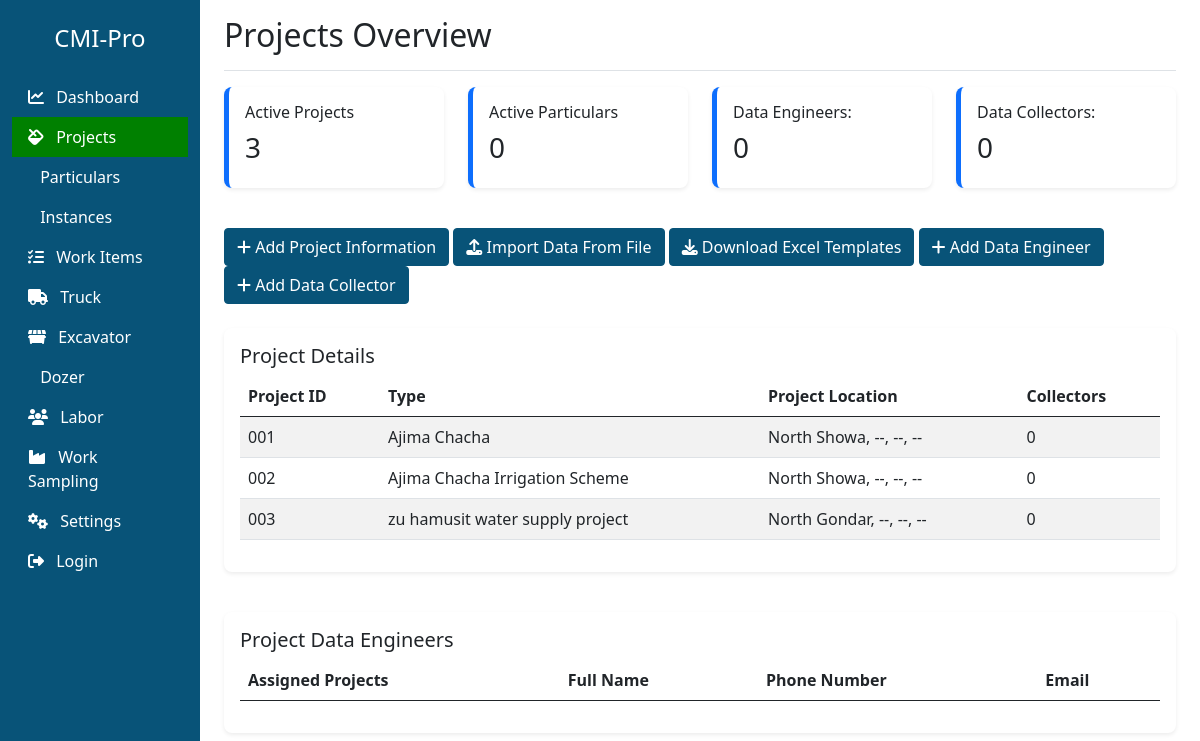
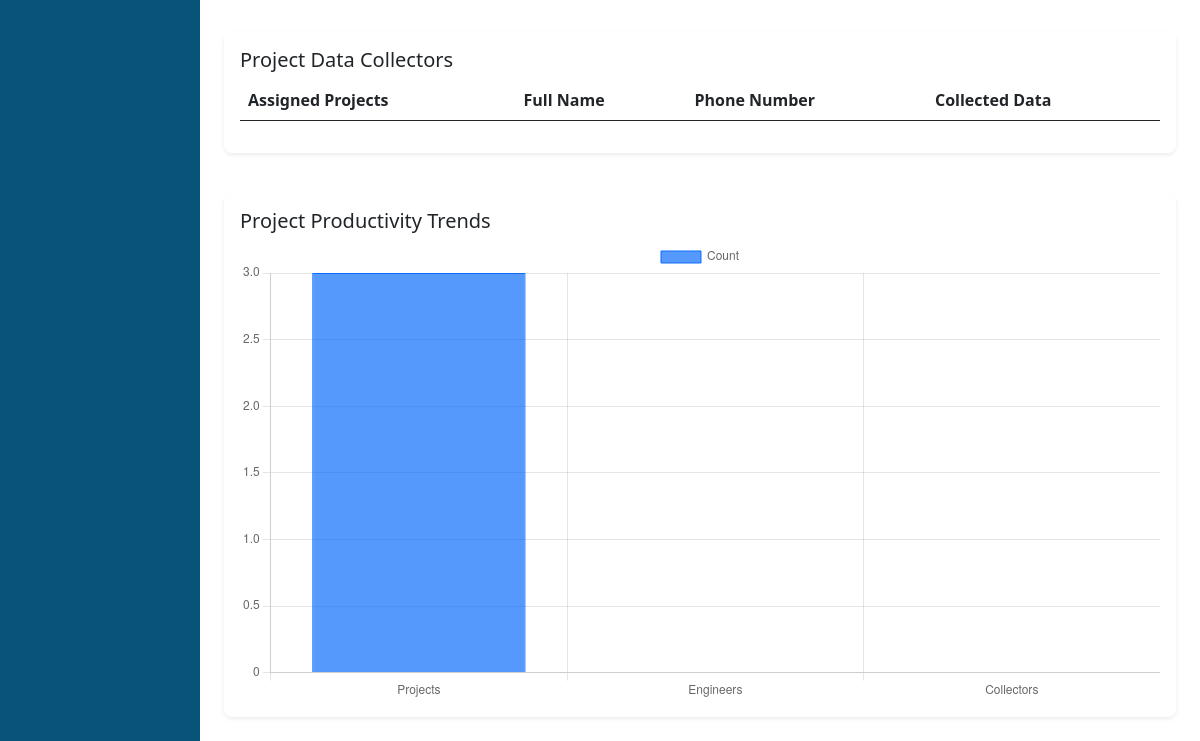
The page /bit/projects/ on the database as committed earlier (2 pictures, top to bottom).
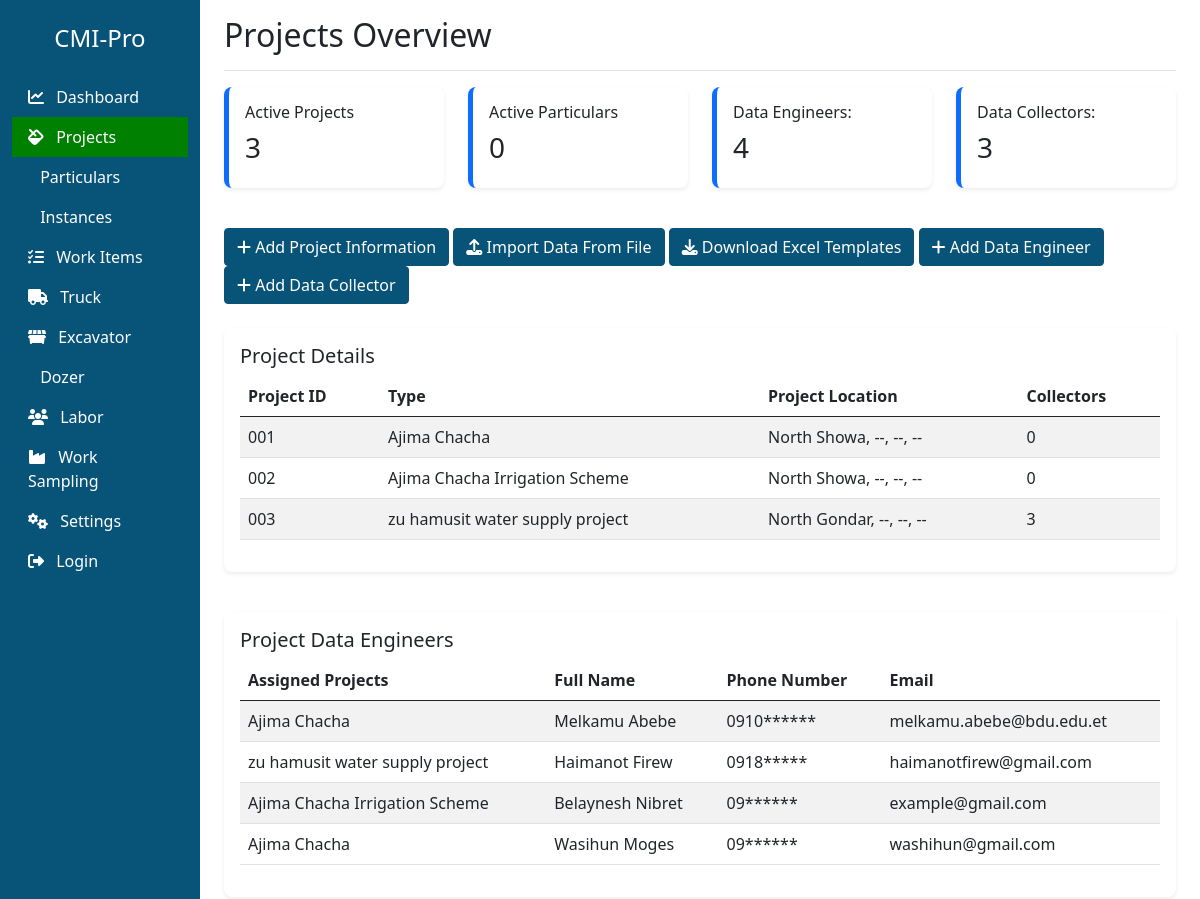
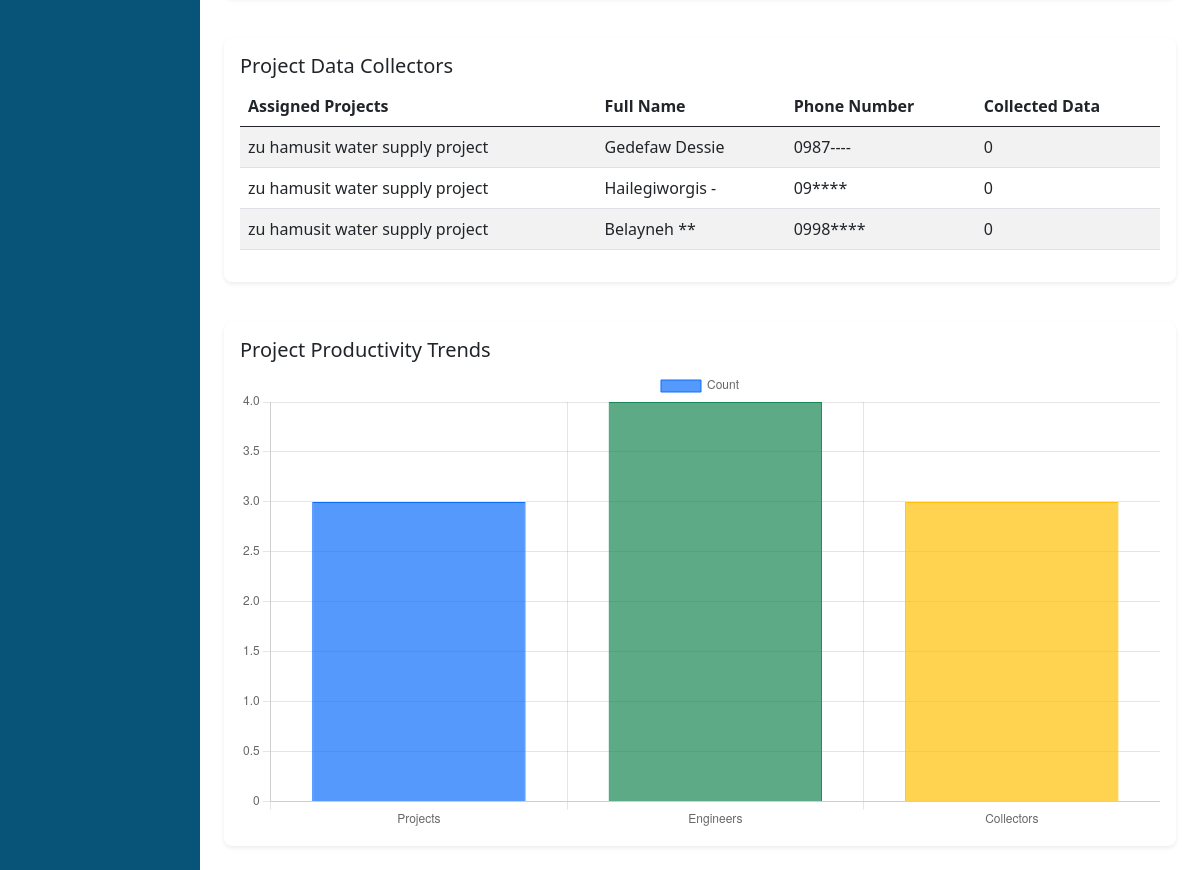
The same page on the database as committed later (2 pictures, top to bottom).
### core/models.py (models this page shows, shortened)
class Project(models.Model):
    name = models.CharField(max_length=100)
    code = models.CharField(max_length=20, unique=True)
    description = models.TextField()
    start_date = models.DateField()
    end_date = models.DateField()
    region = models.CharField(max_length=100)
    zone = models.CharField(max_length=100)
    woreda = models.CharField(max_length=100)
    kebele = models.CharField(max_length=100, blank=True, null=True)  # optional
    town = models.CharField(max_length=100, blank=True, null=True)    # optional
    latitude = models.FloatField()
    longitude = models.FloatField()
    def __str__(self):
        return self.name

class Engineer(models.Model):
    projects = models.ManyToManyField("Project", related_name="engineers")
    fname = models.CharField(max_length=255)
    mname = models.CharField(max_length=255)
    lname = models.CharField(max_length=255)
    phone = models.CharField(max_length=15)
    email = models.CharField(max_length=255, unique=True)
    def __str__(self):
        return f"{self.fname} {self.mname} {self.lname}"

class Collector(models.Model):
    projects = models.ManyToManyField("Project", related_name="collectors")
    engineer = models.ForeignKey('Engineer', on_delete=models.PROTECT, null=True)
    fname = models.CharField(max_length=100)
    mname = models.CharField(max_length=100)
    lname = models.CharField(max_length=100)
    phone = models.CharField(max_length=15, unique=True)

### core/views.py (the view)
# urls.py: path('projects/', views.projects, name='projects'),
def projects(request):
    projects = Project.objects.all()
    engineers = Engineer.objects.all()
    collectors = Collector.objects.all()
    project_form = ProjectForm()
    engineer_form = EngineerForm()
    collector_form = DataCollectorForm()
    project_form = ProjectForm()
    context = {
        "projects": projects,
        'engineers': engineers,
        'collectors': collectors,
        'collector_form': collector_form,
        'project_form': project_form,
        'engineer_form': engineer_form,
    }
    if request.method == "GET":
        selected_type = request.GET.get('projectInfo')
        label = f"{selected_type}_form"
        context[label] = selected_type
    return render(request, 'core/projects.html', context=context)

### core/templates/core/projects.html (shortened to what this page needs)
{% extends 'core/base.html' %}
{% load static %}
{% block content %}
<main class="col-md-10 ms-sm-auto px-md-4">
  <div class="d-flex justify-content-between flex-wrap align-items-center pt-3 pb-2 mb-3 border-bottom">
    <h2>Projects Overview</h2>
  </div>
  <div class="row mb-4">
    <div class="col-md-3">
      <div class="card card-stat shadow-sm p-3 mb-3">
        <h6>Active Projects</h6>
        <h3>{{ projects|length }}</h3>
      </div>
    </div>
    <div class="col-md-3">
      <div class="card card-stat shadow-sm p-3 mb-3">
        <h6>Active Particulars</h6>
        <h3>{{particulars|length}}</h3>
      </div>
    </div>
    <div class="col-md-3">
      <div class="card card-stat shadow-sm p-3 mb-3 color-green">
        <h6>Data Engineers:</h6>
        <h3>{{engineers|length}}</h3>
      </div>
    </div>
    <div class="col-md-3">
      <div class="card card-stat shadow-sm p-3 mb-3">
        <h6>Data Collectors:</h6>
        <h3>{{collectors|length}}</h3>
      </div>
    </div>
  </div>
  <div class="row mb-4">
    <div class="col-md-12 ">
      <button class="btn btn-primary" data-bs-toggle="modal" data-bs-target="#projectFormsModal">
        <span class="fa fa-add"> </span>
        Add Project Information
      </button>
      <button class="btn btn-primary" data-bs-toggle="modal" data-bs-target="#dataImportModal">
        <span class="fa fa-upload"> </span>
        Import Data From File
      </button>
      <button class="btn btn-primary " data-bs-toggle="modal" data-bs-target="#downloadTemplateModal">
        <span class="fa fa-download"> </span>
        Download Excel Templates
      </button>
       <button class="btn btn-primary" data-bs-toggle="modal" data-bs-target="#engineerFormModal">
        <span class="fa fa-add"> </span>
        Add Data Engineer
      </button>
      <button class="btn btn-primary" data-bs-toggle="modal" data-bs-target="#dataCollectorFormModal">
        <span class="fa fa-add"> </span>
        Add Data Collector
      </button>
    </div>
  </div>
  <div class="row mb-4">
    <div class="col-md-12">
      <div class="card shadow-sm p-3 mb-3">
        <h5 class="card-title">Project Details</h5>
        <table class="table table-striped">
          <thead>
            <tr>
              <th>Project ID</th>
              <th>Type</th>
              <th>Project Location</th>
              <th>Collectors</th>
            </tr>
          </thead>
          <tbody>
            {% for project in projects %}
            <tr>
              <td>{{project.code}}</td>
              <td>{{project.name}}</td>
              <td>{{project.zone}}, {{project.woreda}}, {{project.kebele}}, {{project.town}}</td>
              <td>{{project.collectors.count}}</td>
            </tr>
            {% endfor %}
          </tbody>
        </table>
      </div>
    </div>
  </div>
  <div class="row mb-4">
    <div class="col-md-12">
      <div class="card shadow-sm p-3 mb-3">
        <h5 class="card-title">Project Data Engineers</h5>
        <table class="table table-striped">
          <thead>
            <tr>
              <th>Assigned Projects</th>
              <th>Full Name</th>
              <th>Phone Number</th>
              <th>Email</th>
            </tr>
          </thead>
          <tbody>
            {% for engineer in engineers %}
            <tr>
              <td>
                {% for project in engineer.projects.all %}
                  {{ project.name }}{% if not forloop.last %}, {% endif %}
                  {% empty %}
                  No Projects Assigned
                {% endfor %}
              </td>
              <td>{{engineer.fname}} {{engineer.mname}}</td>
              <td>{{engineer.phone}}</td>
              <td>{{engineer.email}}</td>
            </tr>
            {% endfor %}
          </tbody>
        </table>
      </div>
    </div>
  </div>
  <div class="row mb-4">
    <div class="col-md-12">
      <div class="card shadow-sm p-3 mb-3">
        <h5 class="card-title">Project Data Collectors </h5>
        <table class="table table-striped">
          <thead>
            <tr>
              <th>Assigned Projects</th>
              <th>Full Name</th>
              <th>Phone Number</th>
              <th> Collected Data</th>
            </tr>
          </thead>
          <tbody>
            {% for collector in collectors %}
            <tr>
              <td>
                {% for project in collector.projects.all %}
                  {{ project.name }}{% if not forloop.last %}, {% endif %}
                  {% empty %}
                  No Projects Assigned
                {% endfor %}
              </td>
              <td>{{collector.fname}} {{collector.mname}}</td>
              <td>{{collector.phone}}</td>
              <td>{{collector.instances|length}}</td>
            </tr>
            {% endfor %}
          </tbody>
        </table>
      </div>
    </div>
  </div>
  <div class="row">
    <div class="col-md-12 mb-4">
      <div class="card shadow-sm">
        <div class="card-body">
          <h5 class="card-title">Project Productivity Trends</h5>
          <canvas id="prjectStatusChart"></canvas>
        </div>
      </div>
    </div>
  </div>
</main>
{% endblock %}

### core/templates/core/base.html (shortened to what this page needs)
{% load static %}
<!DOCTYPE html>
<html lang="en">
    <head>
        <link href="{% static 'css/bootstrap.min.css' %}" rel="stylesheet">
        <link href="{% static 'css/output.css' %}" rel="stylesheet">
        <link href="{% static 'css/style.css' %}" rel="stylesheet">
        <link href="https://cdnjs.cloudflare.com/ajax/libs/font-awesome/6.5.0/css/all.min.css" rel="stylesheet">
    </head>
    <body>
        <div class="container-fluid">
            <div class="row">
                <nav class="col-md-2 d-none d-md-block sidebar py-4">
                    <div class="nav flex-column ">
                        <h4 class="text-white text-center mb-4">CMI-Pro</h4>
                        <a class="nav-link {% if request.path == '/bit/' %} active {% endif %}" href="{% url 'core:dashboard' %}"><i class="fas fa-chart-line me-2"></i> Dashboard</a>
                        <a class="nav-link {% if request.path == '/bit/projects/' %} active {% endif %}" href="{% url 'core:projects' %}"><i class="fas fa-fill me-2"></i> Projects</a>
                        <a class="nav-link {% if request.path == '/bit/particulars/' %} active {% endif %}" href="{% url 'core:particulars' %}"> Particulars</a>
                        <a class="nav-link {% if request.path == '/bit/instances/' %} active {% endif %}" href="{% url 'core:instances' %}"> Instances</a>
                        <a class="nav-link" href="{% url 'core:work-items' %}"><i class="fas fa-tasks me-2"></i> Work Items</a>
                        <a class="nav-link {% if request.path == '/bit/truck/' %} active {% endif %}" href="{% url 'core:truck' %}"><i class="fas fa-truck me-2"></i> Truck</a>
                        <a class="nav-link {% if request.path == '/bit/excavator/' %} active {% endif %}" href="{% url 'core:excavator' %}"><i class="fas fa-dumpster me-2"></i> Excavator</a>
                        <a class="nav-link {% if request.path == '/bit/dozer/' %} active {% endif %}" href="{% url 'core:dozer' %}"> Dozer</a>
                        <a class="nav-link {% if request.path == '/bit/labor/' %} active {% endif %}" href="{% url 'core:labor' %}"><i class="fas fa-users me-2"></i> Labor</a>
                        <a class="nav-link {% if request.path == '/bit/work-sampling/' %} active {% endif %}" href="{% url 'core:work-sampling' %}"><i class="fas fa-industry me-2"></i> Work Sampling</a>
                        <a class="nav-link {% if request.path == '/bit/settings/' %} active {% endif %}" href="{% url 'core:settings' %}"><i class="fas fa-cogs me-2"></i> Settings</a>
                        {% if user.is_authenticated %}
                        <a class="nav-link {% if request.path == '/bit/user-logout/' %} active {% endif %}" href="{% url 'core:user-logout' %}"><i class="fas fa-sign-out-alt me-2"></i> Logout</a>
                        {% else %}
                        <a class="nav-link {% if request.path == '/bit/user-login/' %} active {% endif %}" href="{% url 'core:user-login' %}"><i class="fas fa-sign-out-alt me-2"></i> Login </a>
                        {% endif %}
                    </div>
                </nav>
                {% block content %} {% endblock %}
                <div width="100%" class="fixed top-0 right-0 p-4 z-50">
        </div>
    </body>
</html>

### static/css/style.css (style rules this page uses)
.card { border: none; border-radius: 0.5rem; }
.btn-primary { background-color: #085378; border-color: #085378; }

### core/templates/core/base.html (style rules this page uses)
body { font-family: 'Segoe UI', sans-serif; }
.sidebar { min-height: 100vh; background-color: #085378; }
.sidebar .nav-link { color: #fff; }
.sidebar .nav-link.active { background-color: green; }
.card-stat { border-left: 5px solid #0d6efd; }

Rows that differ between the two databases and show on the page:
computed for Project "zu hamusit water supply project": collectors.count "0" → "3"
added Engineer: fname "Melkamu", mname "Abebe", phone "0910******", email "melkamu.abebe@bdu.edu.et", Project (name "Ajima Chacha")
added Engineer: fname "Haimanot", mname "Firew", phone "0918*****", email "haimanotfirew@gmail.com", Project (name "zu hamusit water supply project")
added Engineer: fname "Belaynesh", mname "Nibret", phone "09******", email "example@gmail.com", Project (name "Ajima Chacha Irrigation Scheme")
added Engineer: fname "Wasihun", mname "Moges", phone "09******", email "washihun@gmail.com", Project (name "Ajima Chacha")
added Collector: fname "Gedefaw", mname "Dessie", phone "0987----", instances|length "0", Project (name "zu hamusit water supply project")
added Collector: fname "Hailegiworgis", mname "-", phone "09****", instances|length "0", Project (name "zu hamusit water supply project")
added Collector: fname "Belayneh", mname "**", phone "0998****", instances|length "0", Project (name "zu hamusit water supply project")
Other text that changed with them:
{{ engineers|length }}: "0" → "4"
{{ collectors|length }}: "0" → "3"
chart data {{ engineers|length }}: 0 → 4
chart data {{ collectors|length }}: 0 → 3
